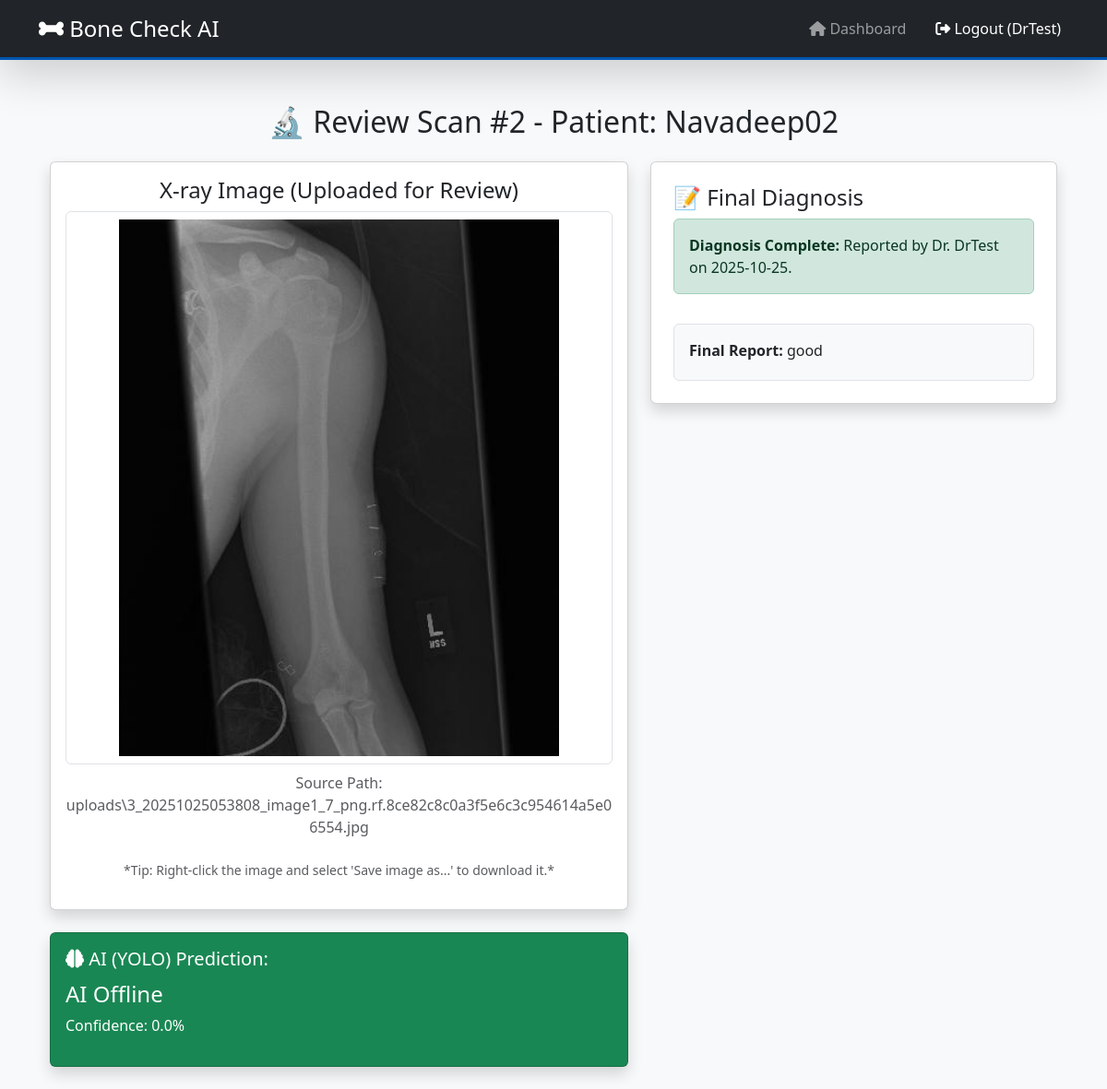
The app's page /review/2 (signed in) with its own data.
### models.py (models this page shows, shortened)
class User(db.Model, UserMixin):
    id = db.Column(db.Integer, primary_key=True)
    username = db.Column(db.String(64), index=True, unique=True, nullable=False)
    email = db.Column(db.String(120), index=True, unique=True, nullable=True)
    password_hash = db.Column(db.String(128))
    role_id = db.Column(db.Integer, db.ForeignKey('role.id'))
    scans_submitted = db.relationship('Scan', foreign_keys='Scan.patient_id', backref='patient', lazy='dynamic')
    scans_assigned = db.relationship('Scan', foreign_keys='Scan.doctor_id', backref='doctor', lazy='dynamic')

class Scan(db.Model):
    id = db.Column(db.Integer, primary_key=True)
    image_path = db.Column(db.String(256), nullable=False) # Path relative to static/
    timestamp = db.Column(db.DateTime, index=True, default=datetime.utcnow)
    status = db.Column(db.String(50), default='Pending')
    yolo_result = db.Column(db.String(20), default='N/A')
    yolo_confidence = db.Column(db.Float)
    doctor_report = db.Column(db.Text)
    report_timestamp = db.Column(db.DateTime)
    patient_id = db.Column(db.Integer, db.ForeignKey('user.id'))
    doctor_id = db.Column(db.Integer, db.ForeignKey('user.id'), nullable=True) # Assigned doctor

### routes.py (the view, shortened to what this page needs)
@main.route('/review/<int:scan_id>', methods=['GET', 'POST'])
@login_required
def review_scan(scan_id):
    if current_user.role.name != 'doctor':
        flash('Access denied. Only doctors can review scans.', 'danger')
        return redirect(url_for('main.dashboard'))
    scan = Scan.query.get_or_404(scan_id)
    if scan.status == 'Pending':
        scan.doctor_id = current_user.id
        scan.status = 'In Review'
        db.session.commit()
        flash('You have successfully claimed this scan for review.', 'info')
    elif scan.doctor_id and scan.doctor_id != current_user.id and scan.status in ['In Review']:
         flash(f'This scan is currently being reviewed by Dr. {scan.doctor.username}.', 'warning')
         if scan.status not in ['Fracture Detected', 'No Fracture', 'Inconclusive']:
             return redirect(url_for('main.dashboard'))
    image_path_with_forward_slashes = scan.image_path.replace('\\', '/')
    full_image_url = url_for('static', filename=image_path_with_forward_slashes)
    return render_template('doctor/review_scan.html',
                           title=f'Review Scan {scan_id}',
                           scan=scan,
                           full_image_url=full_image_url)

### app.py (called while the page is built)
@login_manager.user_loader
def load_user(user_id):
    return User.query.get(int(user_id))

### templates/doctor/review_scan.html (shortened to what this page needs)
{% extends "base.html" %}
{% block content %}
<div class="container mt-4">
    <h2 class="text-center mb-4">🔬 Review Scan #{{ scan.id }} - Patient: {{ scan.patient.username }}</h2>
    <div class="row">
        <div class="col-md-7">
            <div class="card shadow p-3 mb-4">
                <h4 class="card-title text-center">X-ray Image (Uploaded for Review)</h4>
                <img src="{{ full_image_url }}" class="img-fluid rounded border p-2" alt="Patient X-ray Scan" style="max-height: 600px; object-fit: contain;">
                <p class="text-center text-muted mt-2">Source Path: {{ scan.image_path }}</p>
                <p class="text-center text-muted mt-2 small">
                    *Tip: Right-click the image and select 'Save image as...' to download it.*
                </p>
            </div>
            <div class="card shadow p-3 mb-4
                 {% if 'Fracture' in scan.yolo_result %}bg-danger text-white{% else %}bg-success text-white{% endif %}">
                <h5 class="card-title"><i class="fas fa-brain"></i> AI (YOLO) Prediction:</h5>
                <p class="mb-1 fs-4">{{ scan.yolo_result }}</p>
                <p>Confidence: {{ "%.1f"|format(scan.yolo_confidence * 100) }}%</p>
            </div>
        </div>
        <div class="col-md-5">
            <div class="card shadow p-4">
                <h4 class="card-title">📝 Final Diagnosis</h4>
                {% if scan.doctor_report %}
                    <div class="alert alert-success">
                        <strong>Diagnosis Complete:</strong> Reported by Dr. {{ scan.doctor.username }} on {{ scan.report_timestamp.strftime('%Y-%m-%d') }}.
                    </div>
                    <div class="mt-3 p-3 border rounded bg-light">
                        <p class="mb-1"><strong>Final Report:</strong> {{ scan.doctor_report }}</p>
                    </div>
                {% endif %}
            </div>
        </div>
    </div>
</div>
{% endblock %}

### templates/base.html (shortened to what this page needs)
<!DOCTYPE html>
<html lang="en">
<head>
    <link href="https://cdn.jsdelivr.net/npm/bootstrap@5.3.3/dist/css/bootstrap.min.css" rel="stylesheet">
    <link rel="stylesheet" href="https://cdnjs.cloudflare.com/ajax/libs/font-awesome/6.5.2/css/all.min.css">
</head>
<body>
    <nav class="navbar navbar-expand-lg navbar-dark bg-dark shadow-lg">
        <div class="container">
            <a class="navbar-brand fs-4" href="{{ url_for('main.index') }}"><i class="fas fa-bone"></i> Bone Check AI</a>
            <div class="collapse navbar-collapse" id="navbarNav">
                <ul class="navbar-nav ms-auto">
                    {% if current_user.is_authenticated %}
                        <li class="nav-item me-3">
                            <a class="nav-link btn btn-outline-light" href="{{ url_for('main.dashboard') }}"><i class="fas fa-home"></i> Dashboard</a>
                        </li>
                        <li class="nav-item">
                            <a class="nav-link btn btn-danger text-white" href="{{ url_for('auth.logout') }}"><i class="fas fa-sign-out-alt"></i> Logout ({{ current_user.username }})</a>
                        </li>
                    {% endif %}
                </ul>
            </div>
        </div>
    </nav>
    <div class="container mt-5">
        <main>
            {% block content %}{% endblock %}
        </main>
    </div>
</body>
</html>

### templates/base.html (style rules this page uses)
body { background-color: #f8f9fa; }
.navbar { border-bottom: 3px solid #0056b3; }

### records on screen
User: username "DrTest", doctor.username "DrTest"
Scan: id "2", image_path "uploads\\3_20251025053808_image1_7_png.rf.8ce82c8c0a3f5e6c3c954614a5e06554.jpg", yolo_result "AI Offline", scan.yolo_confidence*100 "0.0", report_timestamp "2025-10-25", doctor_report "good"
User: patient.username "Navadeep02"
